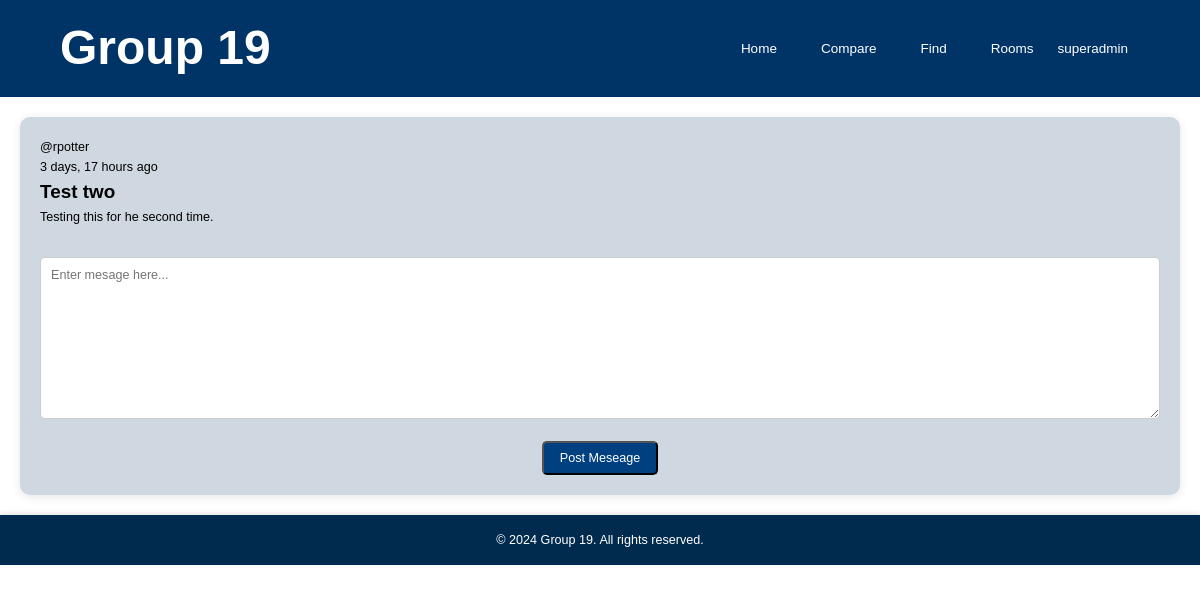
Page /rooms/4/ (signed in) on the committed database.
### base/models.py (models this page shows, shortened)
class Room(models.Model):
    name = models.CharField(max_length=255)
    description = models.TextField(blank=True, null=True)
    creator = models.ForeignKey(User, on_delete=models.CASCADE, related_name="rooms_created")
    created_at = models.DateTimeField(auto_now_add=True)

### base/views.py (the view)
# urls.py: path('rooms/<int:room_id>/', views.chatroom, name='chatroom'),
@login_required(login_url='login_register')
def chatroom(request, room_id):
    room = get_object_or_404(Room, id=room_id)
    messages = room.messages.order_by('timestamp')
    if request.method == 'POST':
        form = MessageForm(request.POST)
        if form.is_valid():
            content = form.cleaned_data['content']
            Message.objects.create(room=room, content=content, user=request.user)
            return redirect('chatroom', room_id=room.id)
    else:
        form = MessageForm()
    return render(request, 'base/chatroom.html', {'room': room, 'messages': messages, 'form': form})

### base/forms.py
class MessageForm(forms.ModelForm):
    class Meta:
        model = Message
        fields = ['content']
        widgets = {
            'content': forms.Textarea(attrs={
                'placeholder': 'Enter mesage here...',
                'class': 'form-control'
            })
        }

### base/templates/base/chatroom.html (shortened to what this page needs)
{% extends 'main.html' %}
{% block content %}
<div class="container-chatroom">
    <div class="chatroom-wrapper">
        <div class="room-section">
            <div class="room-header">
                <div class="room-info">
                    <p>@{{ room.creator.username }}</p>
                    <p>{{ room.created_at|timesince }} ago</p>
                    <h2>{{ room.name }}</h2>
                    <p>{{ room.description }}</p>
                </div>
            </div>
        </div>
        <form method="POST", id="messageForm">
            <div>
                {{ form.content }}
            </div>
            <button type="submit" class="btn btn-success">Post Meseage</button>
        </form>
    </div>
</div>
{% endblock content %}

### templates/navbar.html (shortened to what this page needs)
<header>
    <div class="container header-container">
        <a href="{% url 'home' %}" class="header__logo">
            <h1>Group 19</h1>
        </a>
        <nav>
            <div class="navbar">
                <ul class="navbar-links">
                    <li><a href="{% url 'home' %}">Home</a></li>
                    <li><a href="{% url 'compare' %}">Compare</a></li>
                    <li><a href="{% url 'find' %}">Find</a></li>
                    <li><a href="{% url 'room_list' %}">Rooms</a></li>
                </ul>
                {% if user.is_authenticated %}
                <div class="dropdown">
                    <a href="#" id="profileToggle">{{ user.username }}</a>
                </div>
                {% else %}
                <a href="{% url 'login_register' %}">Login/Register</a>
                {% endif %}
            </div>
        </nav>
    </div>
  </header>

### static/styles/style.css (style rules this page uses)
* { font-family: sans-serif; margin: 0; padding: 0; box-sizing: border-box; text-rendering: optimizeLegibility; }
html { font-size: 56.25%; }
body { min-height: 100vh; line-height: 1.6; font-weight: 400; font-size: 1.5rem; color: black; background-color: white; }
a { display: inline-block; color: white; text-decoration: none; }
.container { max-width: 120rem; width: 90%; margin: auto; }
header { background-color: #003366; padding: 10px 0px; }
.header-container { display: flex; justify-content: space-between; align-items: center; }
.header__logo { text-decoration: none; color: white; font-size: 24px; font-weight: bold; }
.header__logo h1 { margin: 0; }
nav .navbar { display: flex; align-items: center; }
.navbar-links { list-style-type: none; padding: 0; margin: 0; display: flex; gap: 20px; }
.navbar-links li { list-style: none; }
.navbar-links a { text-decoration: none; color: white; font-weight: 500; padding: 8px 12px; transition: color 0.3s ease; }
#profileToggle { padding: 8px 12px; }
.room-header { display: flex; justify-content: space-between; align-items: flex-start; margin-bottom: 15px; }
.chatroom-wrapper { background-color: #cfd8e0; padding: 20px; margin: 20px; border-radius: 10px; box-shadow: 0 2px 10px rgba(0, 0, 0, 0.1); }
.room-section { margin-bottom: 30px; }
.room-info { font-size: 1.4rem; max-width: 75%; }
form { display: flex; flex-direction: column; gap: 15px; width: 100%; }
form textarea { width: 100%; padding: 10px; font-size: 1.4rem; border-radius: 5px; border: 1px solid #ccc; box-sizing: border-box; }
form button { padding: 8px 16px; font-size: 1.4rem; background-color: #004080; color: white; border-radius: 5px; cursor: pointer; transition: background-color 0.3s ease; width: auto; align-self: center; }

### rows in the picture
Room: creator.username "rpotter", created_at "3 days, 17 hours", name "Test two", description "Testing this for he second time."

### other values in the picture
{{ user.username }} "superadmin"
